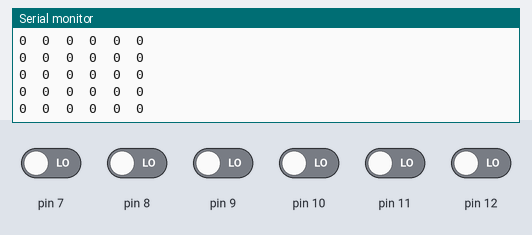
This sketch was run on a simulated Arduino Uno, built with avr-gcc and run on an emulated ATmega328P. Parts: the last lines printed to the serial monitor. Inputs (shaded band) come from the test bench; at power-on: pin 7–12 LOW.

Above: at 1.2 s.
1.3 s: pin 7 driven HIGH
At 2.2 s:
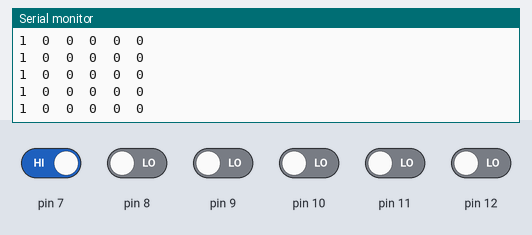
4.3 s: pin 8 driven HIGH
At 4.8 s:
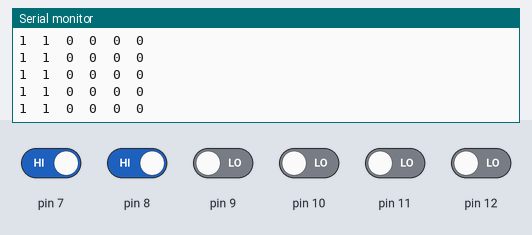
7.3 s: pin 9 driven HIGH
At 8.3 s:
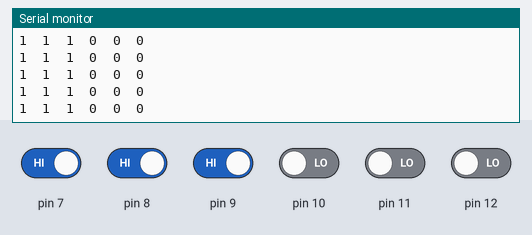
10.3 s: pin 10 driven HIGH
At 11.0 s:
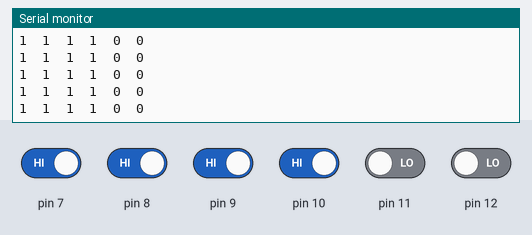
11.8 s: pin 11 driven HIGH
At 12.5 s:
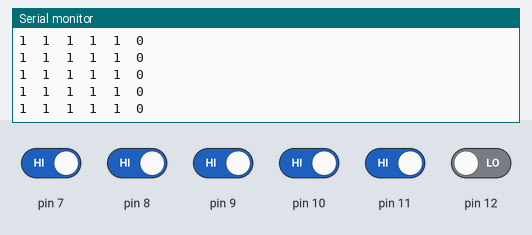
14.8 s: pin 12 driven HIGH
At 15.3 s:
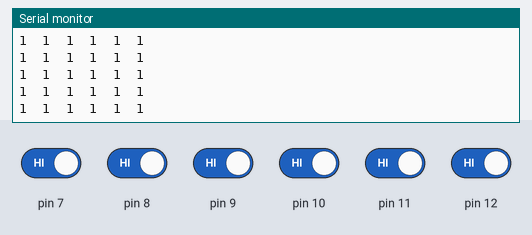

The sketch:

Turtlebot_Button_Shield_QA.ino
```cpp
void setup() {
  Serial.begin(9600);
  Serial.println("B1\tB2\tB3\tB4\tB5\tB6");
  for(int i = 7; i<=12; i++)
    pinMode(i, INPUT);
}

void loop(){
  for(int i = 7; i<=12; i++){
  if (digitalRead(i)) {
    Serial.print("1");
  }
  else {
    Serial.print("0");
  }
  Serial.print("\t");
  }
  Serial.print("\n");
}
```

Measured:
- after the input at 1.3 s, the serial monitor: prints a new line after 0.07 s (image 1)
- after the input at 4.3 s, the serial monitor: prints a new line after 0.07 s (image 2)
- after the input at 7.3 s, the serial monitor: prints a new line after 0.07 s (image 3)
- after the input at 10.3 s, the serial monitor: prints a new line after 0.06 s (image 4)
- after the input at 11.8 s, the serial monitor: prints a new line after 0.06 s (image 5)
- after the input at 14.8 s, the serial monitor: prints a new line after 0.06 s (image 6)
